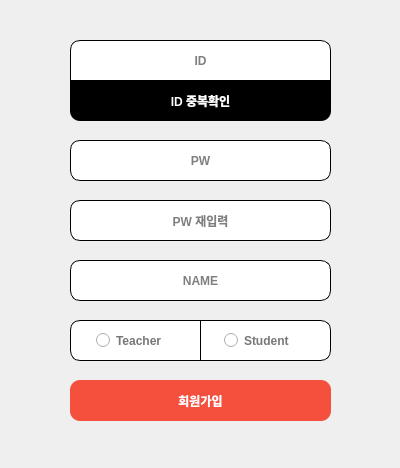
<?xml version="1.0" encoding="UTF-8"?>
<ui version="4.0">
 <class>Dialog</class>
 <widget class="QDialog" name="Dialog">
  <property name="geometry">
   <rect>
    <x>0</x>
    <y>0</y>
    <width>400</width>
    <height>468</height>
   </rect>
  </property>
  <property name="windowTitle">
   <string>Dialog</string>
  </property>
  <property name="layoutDirection">
   <enum>Qt::LeftToRight</enum>
  </property>
  <property name="styleSheet">
   <string notr="true"/>
  </property>
  <widget class="QLineEdit" name="idText">
   <property name="geometry">
    <rect>
     <x>70</x>
     <y>40</y>
     <width>261</width>
     <height>41</height>
    </rect>
   </property>
   <property name="toolTip">
    <string/>
   </property>
   <property name="whatsThis">
    <string/>
   </property>
   <property name="styleSheet">
    <string notr="true">QLineEdit{
border:1px solid #000;
border-top-left-radius :10px;
border-top-right-radius : 10px;
border-bottom-left-radius : 0px;
border-bottom-right-radius : 0px;
font-weight:500;
}
QLineEdit:focus{
border:1.5px solid #000;
}</string>
   </property>
   <property name="text">
    <string/>
   </property>
   <property name="alignment">
    <set>Qt::AlignCenter</set>
   </property>
   <property name="placeholderText">
    <string>ID</string>
   </property>
  </widget>
  <widget class="QLineEdit" name="pwText">
   <property name="enabled">
    <bool>true</bool>
   </property>
   <property name="geometry">
    <rect>
     <x>70</x>
     <y>140</y>
     <width>261</width>
     <height>41</height>
    </rect>
   </property>
   <property name="styleSheet">
    <string notr="true">QLineEdit{
border:1px solid #000; font-weight:500; border-radius:10px;
}
QLineEdit:focus{
border:1.5px solid #000;
}</string>
   </property>
   <property name="alignment">
    <set>Qt::AlignCenter</set>
   </property>
   <property name="placeholderText">
    <string>PW</string>
   </property>
  </widget>
  <widget class="QLineEdit" name="repwText">
   <property name="enabled">
    <bool>true</bool>
   </property>
   <property name="geometry">
    <rect>
     <x>70</x>
     <y>200</y>
     <width>261</width>
     <height>41</height>
    </rect>
   </property>
   <property name="styleSheet">
    <string notr="true">QLineEdit{
border:1px solid #000; font-weight:500; border-radius:10px;
}
QLineEdit:focus{
border:1.5px solid #000;
}</string>
   </property>
   <property name="alignment">
    <set>Qt::AlignCenter</set>
   </property>
   <property name="placeholderText">
    <string>PW 재입력</string>
   </property>
  </widget>
  <widget class="QLineEdit" name="nameText">
   <property name="enabled">
    <bool>true</bool>
   </property>
   <property name="geometry">
    <rect>
     <x>70</x>
     <y>260</y>
     <width>261</width>
     <height>41</height>
    </rect>
   </property>
   <property name="styleSheet">
    <string notr="true">QLineEdit{
border:1px solid #000; font-weight:500; border-radius:10px;
}
QLineEdit:focus{
border:1.5px solid #000;
}</string>
   </property>
   <property name="text">
    <string/>
   </property>
   <property name="alignment">
    <set>Qt::AlignCenter</set>
   </property>
   <property name="placeholderText">
    <string>NAME</string>
   </property>
  </widget>
  <widget class="QPushButton" name="joinBtn">
   <property name="enabled">
    <bool>false</bool>
   </property>
   <property name="geometry">
    <rect>
     <x>70</x>
     <y>380</y>
     <width>261</width>
     <height>41</height>
    </rect>
   </property>
   <property name="font">
    <font>
     <weight>62</weight>
     <bold>true</bold>
    </font>
   </property>
   <property name="styleSheet">
    <string notr="true">QPushButton{
border:none;
border-radius:10px;
background-color:#f5503e;
color:#fff;
font-weight:500;
}
QPushButton:hover{
border:2px solid #fff;
}</string>
   </property>
   <property name="text">
    <string>회원가입</string>
   </property>
  </widget>
  <widget class="QPushButton" name="idBtn">
   <property name="geometry">
    <rect>
     <x>70</x>
     <y>80</y>
     <width>261</width>
     <height>41</height>
    </rect>
   </property>
   <property name="font">
    <font>
     <weight>62</weight>
     <bold>true</bold>
    </font>
   </property>
   <property name="styleSheet">
    <string notr="true">QPushButton{
border-top-left-radius :0px;
border-top-right-radius : 0px; 
border-bottom-left-radius : 10px; 
border-bottom-right-radius : 10px;
background-color:#000;
color:#fff;
font-weight:500;
}
QPushButton:hover{
text-decoration: underline;
}</string>
   </property>
   <property name="text">
    <string>ID 중복확인</string>
   </property>
  </widget>
  <widget class="QRadioButton" name="teaBtn">
   <property name="enabled">
    <bool>true</bool>
   </property>
   <property name="geometry">
    <rect>
     <x>70</x>
     <y>320</y>
     <width>131</width>
     <height>41</height>
    </rect>
   </property>
   <property name="mouseTracking">
    <bool>true</bool>
   </property>
   <property name="tabletTracking">
    <bool>false</bool>
   </property>
   <property name="layoutDirection">
    <enum>Qt::LeftToRight</enum>
   </property>
   <property name="autoFillBackground">
    <bool>false</bool>
   </property>
   <property name="styleSheet">
    <string notr="true">QRadioButton{
border: 1px solid #000;
border-top-left-radius :10px;
border-top-right-radius : 0px; 
border-bottom-left-radius : 10px; 
border-bottom-right-radius : 0px;
font-weight:500;
color:#777;
background-color:#fff;
padding-left:25px;
}
QRadioButton:checked{
background-color:#000;
color:#fff;
}</string>
   </property>
   <property name="text">
    <string>Teacher</string>
   </property>
  </widget>
  <widget class="QRadioButton" name="stuBtn">
   <property name="enabled">
    <bool>true</bool>
   </property>
   <property name="geometry">
    <rect>
     <x>200</x>
     <y>320</y>
     <width>131</width>
     <height>41</height>
    </rect>
   </property>
   <property name="layoutDirection">
    <enum>Qt::LeftToRight</enum>
   </property>
   <property name="styleSheet">
    <string notr="true">QRadioButton{
border: 1px solid #000;
border-top-left-radius :0px;
border-top-right-radius : 10px; 
border-bottom-left-radius : 0px; 
border-bottom-right-radius : 10px;
font-weight:500;
color:#777;
background-color:#fff;
padding-left:23px;
}
QRadioButton:checked{
background-color:#000;
color:#fff;
}</string>
   </property>
   <property name="text">
    <string>Student</string>
   </property>
  </widget>
 </widget>
 <resources/>
 <connections/>
</ui>
